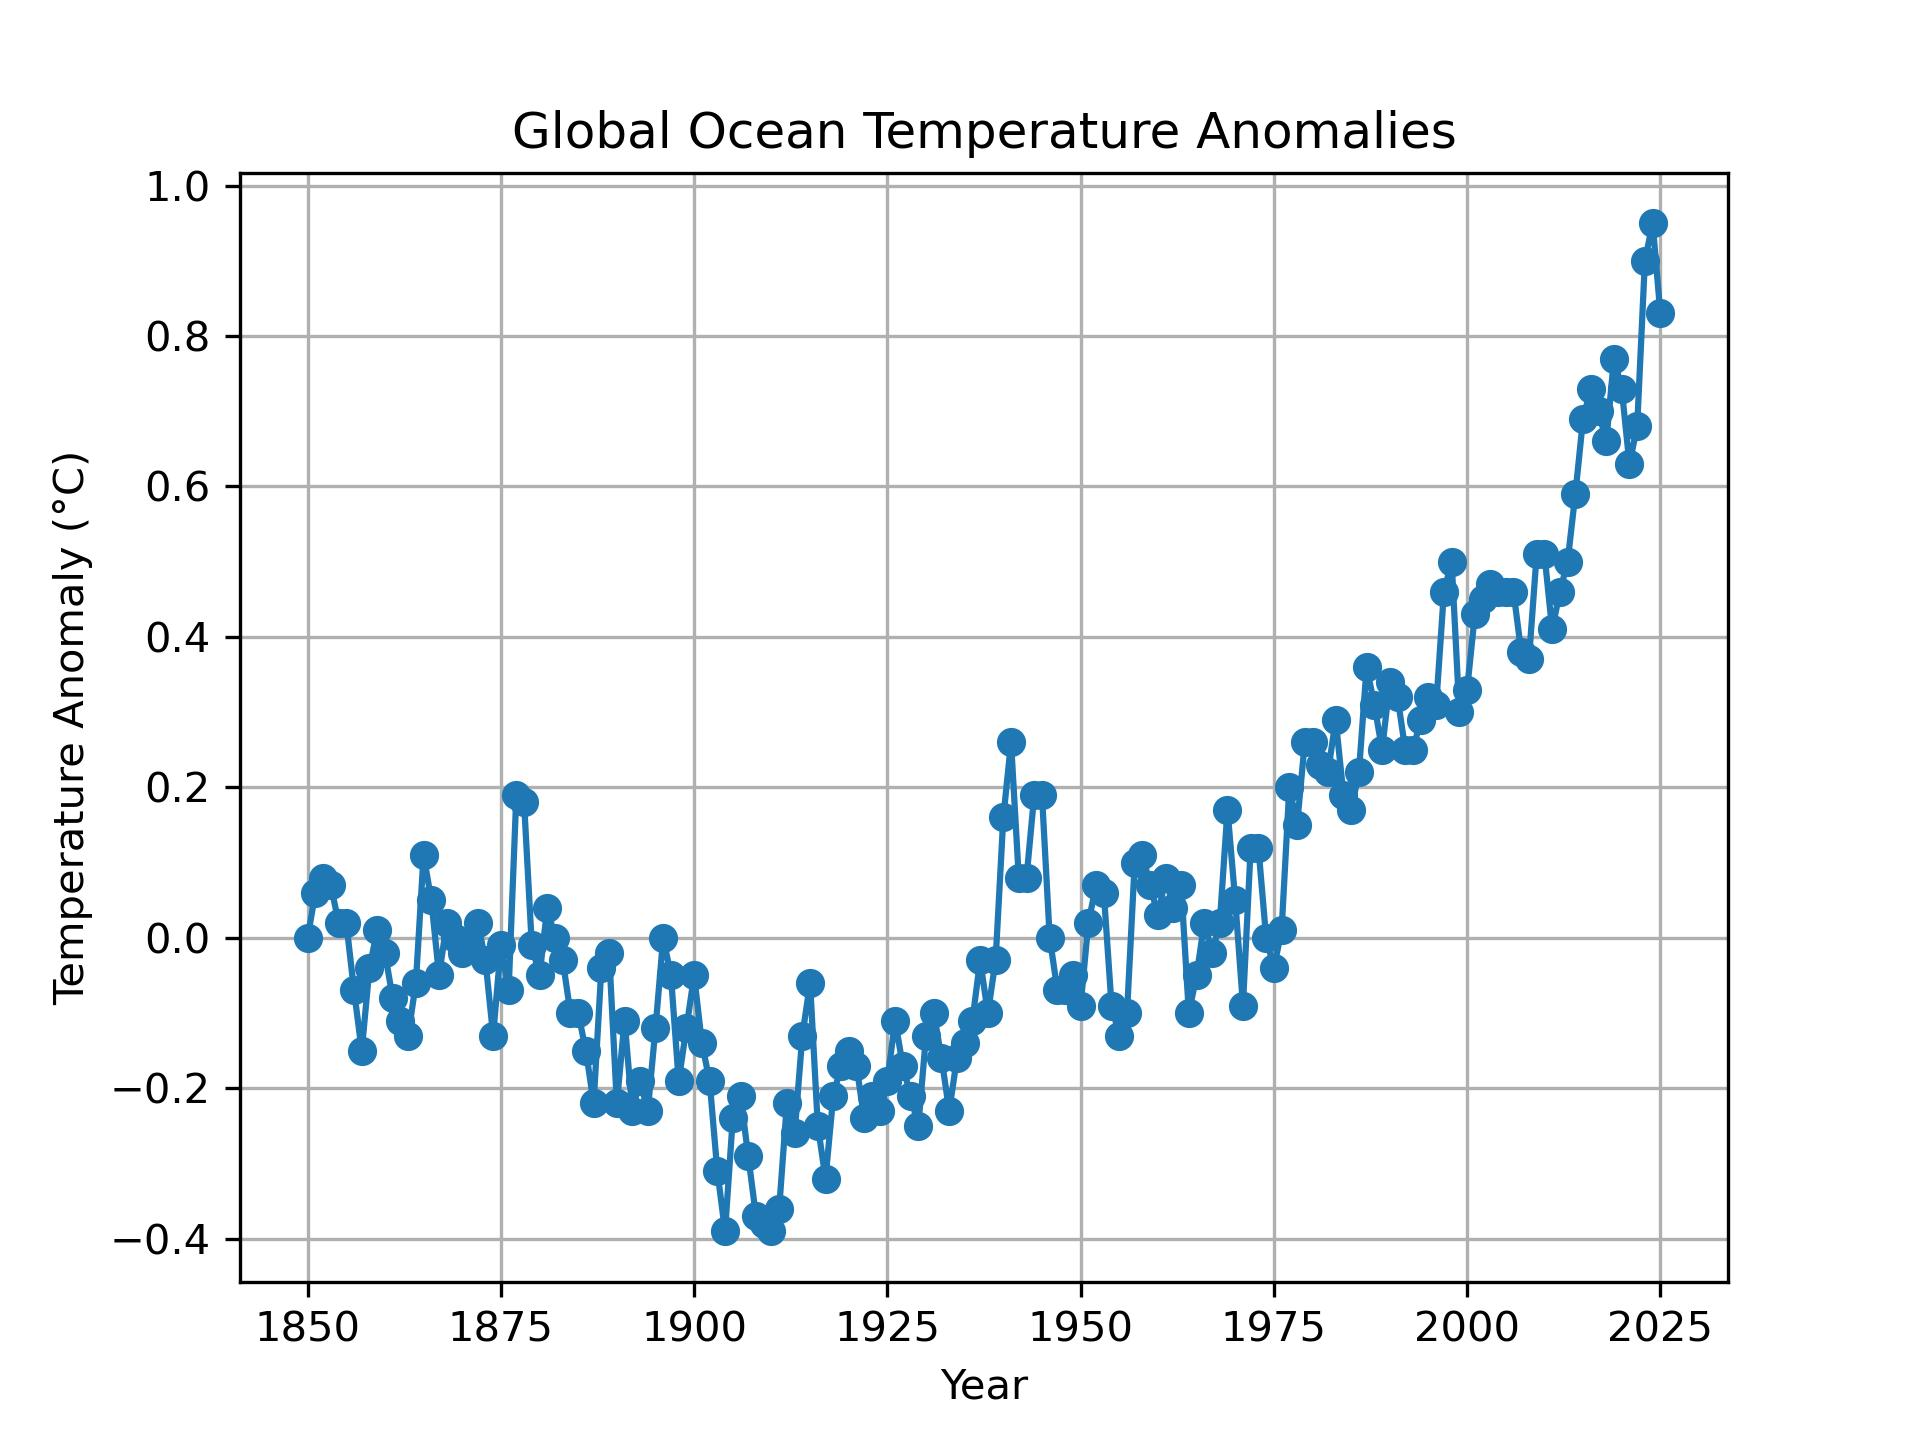

Write the Python code that produced this figure.
from pathlib import Path
import pandas as pd
import matplotlib.pyplot as plt

file_path = Path('../../data/NOAA.1850-2025.OCN.csv')

data = pd.read_csv(file_path, skiprows=4, names=['Year', 'Anomaly'])

print(data.head())

plt.plot(data['Year'], data['Anomaly'], marker='o')

plt.xlabel('Year')
plt.ylabel('Temperature Anomaly (°C)')
plt.title('Global Ocean Temperature Anomalies')
plt.grid(True)

output_path = Path(__file__).with_suffix('.jpg')
plt.savefig(output_path, dpi=300)

plt.show()
